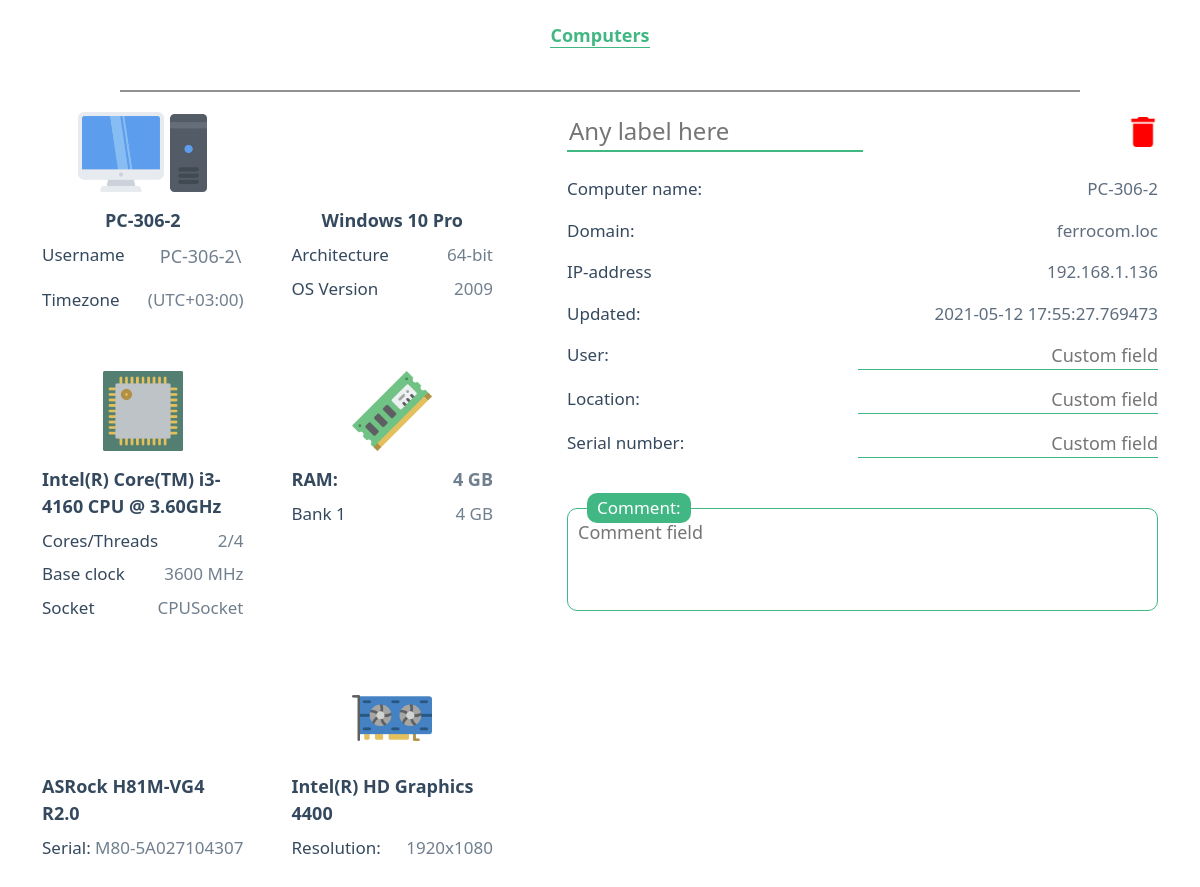
/pc/PC-306-2, run on an earlier commit of the app's database.
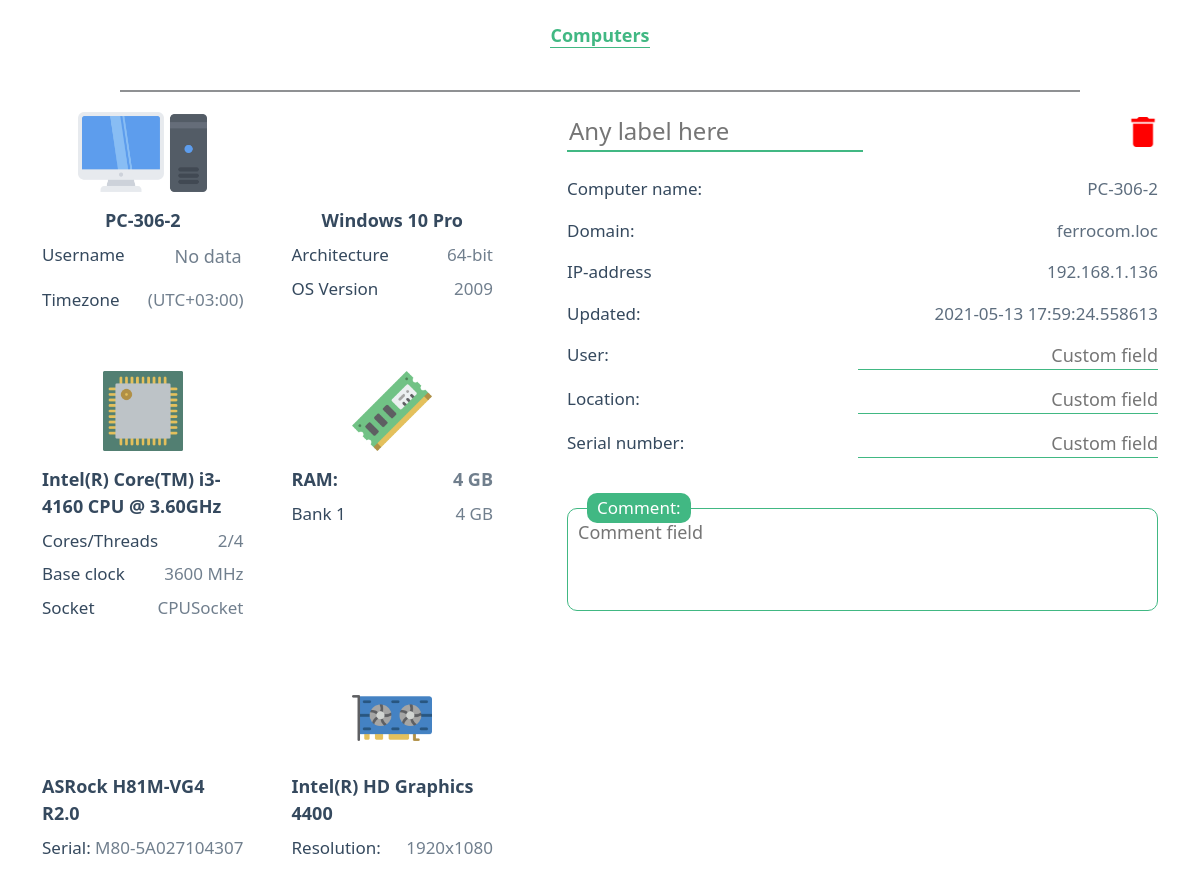
And on a later commit of the database.
### db.py (models this page shows)
class BaseModel(Model):
    class Meta:
        database = conn

class PC(BaseModel):
    pc_id = AutoField(column_name='pc_id')
    hardware_type = CharField(max_length=50, null=True)
    os_name = CharField(max_length=50, null=True)
    os_version = CharField(max_length=50, null=True)
    os_architecture = CharField(max_length=50, null=True)
    pc_name = CharField(max_length=50, unique=True)
    domain = CharField(max_length=50, null=True)
    ip = IPField(null=True)
    cpu_name = CharField(max_length=100, null=True)
    cpu_clock = SmallIntegerField(null=True)
    cpu_cores = SmallIntegerField(null=True)
    cpu_threads = SmallIntegerField(null=True)
    cpu_socket = CharField(max_length=10, null=True)
    motherboard_manufacturer = CharField(max_length=50, null=True)
    motherboard_product = CharField(max_length=100, null=True)
    motherboard_serial = CharField(max_length=100, null=True)
    ram = IntegerField(null=True)
    ram0_Configuredclockspeed = IntegerField(null=True)
    ram0_Capacity = IntegerField(null=True)
    ram1_Configuredclockspeed = IntegerField(null=True)
    ram1_Capacity = IntegerField(null=True)
    ram2_Configuredclockspeed = IntegerField(null=True)
    ram2_Capacity = IntegerField(null=True)
    ram3_Configuredclockspeed = IntegerField(null=True)
    ram3_Capacity = IntegerField(null=True)
    videocard = CharField(max_length=100, null=True)
    resX = IntegerField(null=True)
    resY = IntegerField(null=True)
    username = CharField(max_length=100, null=True)
    timezone = CharField(max_length=100, null=True)
    user = CharField(max_length=200, null=True)
    serial_number = IntegerField(null=True)
    location = CharField(max_length=200, null=True)
    updated = DateTimeField()
    comment = TextField(null=True)
    label = CharField(max_length=100, null=True)
    class Meta:
        table_name = 'pc'

### main.py (the view)
@app.get('/pc/{pc_name}')
async def get_pc(pc_name: str, request: Request):
    context['request'] = request
    context['nav'] = [{'caption': 'Computers', 'href': app.url_path_for('root')}]
    context['pc'] = db.get(pc_name)
    return templates.TemplateResponse('pc_view.html', context)

### templates/pc_view.html (shortened to what this page needs)
{% extends 'base.html' %}
{% block content %}
    <section class="pc_view">
        <div class="row">
            <div class="col-md-5">
                <div class="row gx-md-5">
                    <div class="col-md-6">
                        <div class="char">
                            <img src="{{ url_for('static', path='/img/computer.png') }}" alt="">
                            <p class="head">{{ pc.name }}</p>
                            <p>Username<input id="username" type="text" value="{{ pc.username }}"></p>
                            <p>Timezone<span>{{ pc.timezone }}</span></p>
                        </div>
                    </div>
                    <div class="col-md-6">
                        <div class="char">
                            <p class="head">{{ pc.os.name }}</p>
                            <p>Architecture <span>{{ pc.os.architecture }}</span></p>
                            <p>OS Version <span>{{ pc.os.version }}</span></p>
                        </div>
                    </div>
                </div>
                <div class="row gx-md-5">
                    <div class="col-md-6">
                        <div class="char">
                            <img src="{{ url_for('static', path='/img/pcComponents/075-cpu-1.png') }} " alt="">
                            <p class="head">{{ pc.cpu.name }}</p>
                            <p>Cores/Threads <span>{{ pc.cpu.cores }}/{{ pc.cpu.threads }}</span></p>
                            <p>Base clock <span>{{ pc.cpu.clock }} MHz</span></p>
                            <p>Socket <span>{{ pc.cpu.socket }}</span></p>
                        </div>
                    </div>
                    <div class="col-md-6">
                        <div class="char">
                            <img src="{{ url_for('static', path='/img/pcComponents/088-ram-memory.png') }} " alt="">
                            <p class="head" style="justify-content: space-between">RAM:
                                <span>{{ pc.ram.size }} GB</span>
                            </p>
                            {% for bank in pc.ram.banks %}
                                {% if bank.capacity %}
                                    <p>Bank {{ loop.index }} <span>{{ bank.capacity|int }} GB</span></p>
                                {% endif %}
                            {% endfor %}
                        </div>
                    </div>
                </div>
                <div class="row gx-md-5">
                    <div class="col-md-6">
                        <div class="char">
                            <p class="head">{{ pc.motherboard.manufacturer }} {{ pc.motherboard.product }}</p>
                            <p>Serial: <span>{{ pc.motherboard.serial }}</span></p>
                        </div>
                    </div>
                    <div class="col-md-6">
                        <div class="char">
                            <img src="{{ url_for('static', path='/img/pcComponents/087-graphic-card.png') }} " alt="">
                            <p class="head">{{ pc.videocard.name }}</p>
                            <p>Resolution: <span>{{ pc.videocard.resX }}x{{ pc.videocard.resY }}</span></p>
                        </div>
                    </div>
                </div>
            </div>
            <div class="col-md-7">
                <div class="data">
                    <div class="head">
                        <input id="label" class="head" type="text" placeholder="Any label here"
                               value="{% if pc.label %}{{ pc.label }}{% endif %}">
                        <button id="delete"></button>
                    </div>
                    <p>Computer name: <span>{{ pc.name }}</span></p>
                    <p>Domain: <span>{{ pc.domain }}</span></p>
                    <p>IP-address <span>{{ pc.ip }}</span></p>
                    <p>Updated: <span>{{ pc.updated }}</span></p>
                    <p>User: <input id="user" type="text" placeholder="Custom field"
                                    value="{% if pc.user %}{{ pc.user }}{% endif %}"></p>
                    <p>Location: <input id="location" type="text" placeholder="Custom field"
                                        value="{% if pc.location %}{{ pc.location }}{% endif %}"></p>
                    <p>Serial number: <input id="serial_number" type="text" placeholder="Custom field"
                                             value="{% if pc.serial_number %}{{ pc.serial_number }}{% endif %}"></p>
                    <div class="comment">
                        <label for="comment">Comment:</label>
                        <textarea name="comment" id="comment" placeholder="Comment field" rows="3"></textarea>
                    </div>
                </div>
            </div>
        </div>
    </section>
{% endblock %}

### templates/base.html (shortened to what this page needs)
<!DOCTYPE html>
<html lang="en">
<head>
    {% block head %}
        <link rel="stylesheet" href="{{ url_for('static', path='/css/bootstrap.css') }}">
        <link rel="stylesheet" href="{{ url_for('static', path='/css/bootstrap-grid.css') }}">
        <link rel="stylesheet" href="{{ url_for('static', path='/css/main.css') }}">
    {% endblock %}
</head>
<body>
<header>
    {% block header %}
        <div class="container-fluid">
            <div class="container">
                <div class="row justify-content-around">
                    <div class="col-auto">
                        {% for item in nav %}
                            <a href="{{ item.href }}">{{ item.caption }}</a>
                        {% endfor %}
                    </div>
                </div>
            </div>
        </div>
    {% endblock %}
</header>
<hr>
<div class="container">
    {% block content %}
    {% endblock %}
</div>
</body>
</html>

### static/css/main.css (style rules this page uses)
h1, h2, h3, h4, p, input, label, textarea { color: #35495e; }
p, label, textarea, input { margin-bottom: 0.5rem; font-size: 17px; }
input, textarea { margin-bottom: 0.5rem; outline: none; border: none; border-bottom: 2px #41b883 solid; font-size: 18px; font-weight: 500; width: 100%; }
input::placeholder, textarea::placeholder { font-weight: 500; }
textarea { resize: none; height: max-content; border: 1px solid #41b883; border-radius: 10px; padding: 10px; }
button { text-decoration: none; outline: none; background: none; border: none; }
header { height: 70px; display: flex; align-items: center; }
header + hr { width: 80%; height: 2px !important; margin: 20px auto; opacity: 0.5; }
a { text-decoration: none; color: #41b883; position: relative; font-size: 18px; font-weight: 600; }
a::after { content: ""; display: block; position: absolute; left: 0; bottom: -1px; height: 1px; width: 100%; background: #41b883; transition: 0.2s ease; }
section.pc_view .char { margin-bottom: 50px; display: flex; flex-direction: column; align-items: center; }
section.pc_view .char input { text-align: right; border: none; opacity: 0.7; }
section.pc_view .char img { height: 80px; margin-bottom: 15px; }
section.pc_view .char p { display: flex; justify-content: space-between; width: 100%; }
section.pc_view .char p span { text-align: right; opacity: 0.7; }
section.pc_view .char p.head { font-weight: 600; justify-content: center; font-size: 18px; }
section.pc_view .data { margin-left: 50px; }
section.pc_view .data .head { display: flex; justify-content: space-between; }
section.pc_view .data .head input { font-size: 24px; margin-bottom: 1.5rem; width: 50%; }
section.pc_view .data .head button#delete { height: 40px; background: url("/static/img/delete.png") center no-repeat white; background-size: contain; width: 30px; position: relative; }
section.pc_view .data .head button#delete::after { color: #35495e; content: "Delete"; display: block; position: absolute; padding: 5px 10px; border-radius: 5px; box-shadow: 4px 4px 8px 0 rgba(34, 60, 80, 0.2); right: -17px; top: 0; opacity: 0; width: max-content; background: white; transition: 0.3s ease; }
section.pc_view .data p { display: flex; justify-content: space-between; margin-bottom: 1rem; position: relative; }
section.pc_view .data p span { opacity: 0.8; }
section.pc_view .data p input { max-width: 300px; border-bottom-width: 1px; margin: 0; padding: 0; text-align: right; font-weight: 500; }
section.pc_view .data .comment { position: relative; margin-top: 50px; }
section.pc_view .data .comment label { margin-bottom: 20px; position: absolute; top: -15px; left: 20px; background: #41b883; border-radius: 10px; padding: 2px 10px; color: white; }
section.pc_view .data .comment textarea { border-bottom: 1px solid #41b883; height: max-content; }

What changed in the data, as far as the page shows it:
changed PC "PC-306-2": username "PC-306-2\\" → "No data"
Also different on the page:
{{ pc.updated }}: "2021-05-12 17:55:27.769473" → "2021-05-13 17:59:24.558613"
